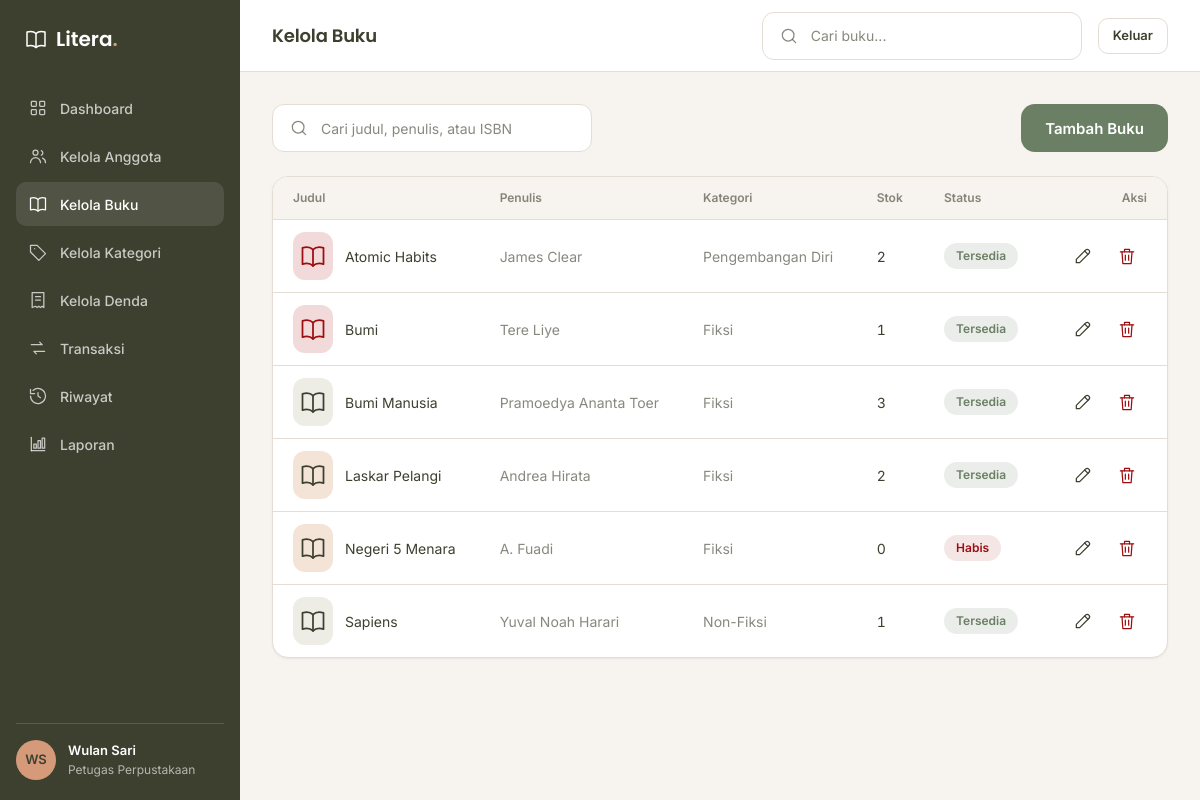
The app's page /admin/buku (signed in) with its own data.
### tables this page shows
CREATE TABLE buku (
    id           INT AUTO_INCREMENT PRIMARY KEY,
    kategori_id  INT NOT NULL,
    judul        VARCHAR(200) NOT NULL,
    penulis      VARCHAR(150) NOT NULL,
    penerbit     VARCHAR(150) NULL,
    tahun_terbit SMALLINT NULL,
    isbn         VARCHAR(30) NULL,
    sinopsis     TEXT NULL,
    cover        VARCHAR(255) NULL,
    stok         INT NOT NULL DEFAULT 0,
    created_at   TIMESTAMP NOT NULL DEFAULT CURRENT_TIMESTAMP,
    CONSTRAINT fk_buku_kategori FOREIGN KEY (kategori_id) REFERENCES kategori (id) ON DELETE RESTRICT,
    INDEX idx_buku_kategori (kategori_id)
);

CREATE TABLE kategori (
    id            INT AUTO_INCREMENT PRIMARY KEY,
    nama_kategori VARCHAR(100) NOT NULL UNIQUE
);

### app/core/Controller.php (called while the page is built, shortened)
<?php
abstract class Controller
{
    protected function view(string $view, array $data = [], string $layout = 'member'): void
    {
        extract($data, EXTR_SKIP);
        require dirname(__DIR__) . '/views/layouts/' . $layout . '.php';
    }
}

### app/controllers/BukuController.php (called while the page is built, shortened)
<?php
final class BukuController extends Controller
{
    public function adminIndex(): void
    {
        $q = trim((string) ($_GET['q'] ?? ''));
        $halaman = $this->halaman();
        $perHalaman = 20;
        $total = Buku::hitung($q, 0);
        $this->view('admin/buku/index', [
            'judul' => 'Kelola Buku',
            'daftar' => Buku::cari($q, 0, $perHalaman, ($halaman - 1) * $perHalaman),
            'q' => $q,
            'paginasi' => paginasi($total, $perHalaman, $halaman, '/admin/buku', ['q' => $q]),
        ], 'admin');
    }
}

### public/index.php (called while the page is built, shortened)
<?php
$method = $_SERVER['REQUEST_METHOD'] ?? 'GET';
$path = (string) ($_GET['r'] ?? parse_url($_SERVER['REQUEST_URI'] ?? '/', PHP_URL_PATH) ?? '/');
$path = rawurldecode($path);
$path = '/' . trim($path, '/');
$router = new Router();
$router->get('/', [HomeController::class, 'index']);
$router->get('/login', [AuthController::class, 'form']);
$router->post('/login', [AuthController::class, 'login']);
$router->post('/logout', [AuthController::class, 'logout']);
$router->get('/beranda', [BerandaController::class, 'index'], 'anggota');
$router->get('/buku', [BukuController::class, 'index'], 'anggota');
$router->get('/buku/{id}', [BukuController::class, 'detail'], 'anggota');
$router->get('/pinjam', [PeminjamanController::class, 'form'], 'anggota');
$router->post('/pinjam', [PeminjamanController::class, 'store'], 'anggota');
$router->get('/pinjam/bukti/{id}', [PeminjamanController::class, 'bukti'], 'anggota');
$router->get('/kembali', [PengembalianController::class, 'index'], 'anggota');
$router->post('/kembali', [PengembalianController::class, 'ajukan'], 'anggota');
$router->get('/riwayat', [RiwayatController::class, 'anggota'], 'anggota');
$router->get('/denda', [DendaController::class, 'saya'], 'anggota');
$router->get('/profil', [ProfilController::class, 'index'], 'anggota');
$router->get('/admin', [DashboardController::class, 'index'], 'petugas');
$router->get('/admin/anggota', [AnggotaController::class, 'index'], 'petugas');
$router->get('/admin/anggota/tambah', [AnggotaController::class, 'create'], 'petugas');
$router->post('/admin/anggota', [AnggotaController::class, 'store'], 'petugas');
$router->get('/admin/anggota/{id}/edit', [AnggotaController::class, 'edit'], 'petugas');
$router->post('/admin/anggota/{id}', [AnggotaController::class, 'update'], 'petugas');
$router->post('/admin/anggota/{id}/hapus', [AnggotaController::class, 'destroy'], 'petugas');
$router->get('/admin/buku', [BukuController::class, 'adminIndex'], 'petugas');
$router->get('/admin/buku/tambah', [BukuController::class, 'create'], 'petugas');
$router->post('/admin/buku', [BukuController::class, 'store'], 'petugas');
$router->get('/admin/buku/{id}/edit', [BukuController::class, 'edit'], 'petugas');
$router->post('/admin/buku/{id}', [BukuController::class, 'update'], 'petugas');
$router->post('/admin/buku/{id}/hapus', [BukuController::class, 'destroy'], 'petugas');
$router->get('/admin/kategori', [KategoriController::class, 'index'], 'petugas');
$router->get('/admin/kategori/tambah', [KategoriController::class, 'create'], 'petugas');
$router->post('/admin/kategori', [KategoriController::class, 'store'], 'petugas');
$router->get('/admin/kategori/{id}/edit', [KategoriController::class, 'edit'], 'petugas');
$router->post('/admin/kategori/{id}', [KategoriController::class, 'update'], 'petugas');
$router->post('/admin/kategori/{id}/hapus', [KategoriController::class, 'destroy'], 'petugas');
$router->get('/admin/denda', [DendaController::class, 'index'], 'petugas');
$router->get('/admin/denda/tambah', [DendaController::class, 'create'], 'petugas');
$router->post('/admin/denda', [DendaController::class, 'store'], 'petugas');
$router->get('/admin/denda/{id}/edit', [DendaController::class, 'edit'], 'petugas');
$router->post('/admin/denda/{id}', [DendaController::class, 'update'], 'petugas');
$router->post('/admin/denda/{id}/hapus', [DendaController::class, 'destroy'], 'petugas');
$router->post('/admin/denda/{id}/lunas', [DendaController::class, 'lunas'], 'petugas');
$router->get('/admin/transaksi', [PeminjamanController::class, 'adminIndex'], 'petugas');
$router->get('/admin/transaksi/tambah', [PeminjamanController::class, 'adminCreate'], 'petugas');
$router->post('/admin/transaksi', [PeminjamanController::class, 'adminStore'], 'petugas');
$router->get('/admin/transaksi/{id}', [PeminjamanController::class, 'adminShow'], 'petugas');
$router->post('/admin/transaksi/{id}/kembali', [PengembalianController::class, 'proses'], 'petugas');
$router->get('/admin/riwayat', [RiwayatController::class, 'admin'], 'petugas');
$router->get('/admin/laporan', [LaporanController::class, 'buatLaporan'], 'petugas');
$router->dispatch($method, $path);

### app/core/Database.php (called while the page is built, shortened)
<?php
final class Database
{
    private static ?PDO $pdo = null;
    public static function pdo(): PDO
    {
        if (self::$pdo === null) {
            $dsn = sprintf('mysql:host=%s;dbname=%s;charset=utf8mb4', DB_HOST, DB_NAME);
            self::$pdo = new PDO($dsn, DB_USER, DB_PASS, [
                PDO::ATTR_ERRMODE => PDO::ERRMODE_EXCEPTION,
                PDO::ATTR_DEFAULT_FETCH_MODE => PDO::FETCH_ASSOC,
                PDO::ATTR_EMULATE_PREPARES => false,
            ]);
        }
        return self::$pdo;
    }
}

### app/models/Buku.php (called while the page is built, shortened)
<?php
final class Buku
{
    public static function cari(string $q, int $kategoriId, int $limit, int $offset): array
    {
        [$where, $params] = self::filter($q, $kategoriId);
        $sql = self::SELECT . ' WHERE ' . implode(' AND ', $where) . ' ORDER BY b.judul LIMIT ' . $limit . ' OFFSET ' . $offset;
        $stmt = Database::pdo()->prepare($sql);
        $stmt->execute($params);
        return $stmt->fetchAll();
    }
    private static function filter(string $q, int $kategoriId): array
    {
        $where = ['1 = 1'];
        $params = [];
        return [$where, $params];
    }
}

### app/views/admin/buku/index.php (the view, shortened to what this page needs)
<div class="toolbar">
    <form class="input" action="<?= e(url('/admin/buku')) ?>" role="search">
        <?= ikon('search') ?>
        <input type="search" name="q" value="<?= e($q) ?>" placeholder="Cari judul, penulis, atau ISBN" aria-label="Cari buku">
    </form>
    <a class="btn btn--primary" href="<?= e(url('/admin/buku/tambah')) ?>">Tambah Buku</a>
</div>
<div class="table-card">
    <div class="table-scroll">
        <table class="tabel">
            <thead>
                <tr>
                    <th>Judul</th>
                    <th>Penulis</th>
                    <th>Kategori</th>
                    <th>Stok</th>
                    <th>Status</th>
                    <th class="kanan">Aksi</th>
                </tr>
            </thead>
            <tbody>
                <?php foreach ($daftar as $b): ?>
                    <tr>
                        <td>
                            <div class="tabel__nama">
                                <?= coverBuku($b, 'cover--sm') ?>
                                <?= e($b['judul']) ?>
                            </div>
                        </td>
                        <td class="redup"><?= e($b['penulis']) ?></td>
                        <td class="redup"><?= e($b['nama_kategori']) ?></td>
                        <td class="angka"><?= (int) $b['stok'] ?></td>
                        <td><?= badge((int) $b['stok'] > 0 ? 'Tersedia' : 'Habis', (int) $b['stok'] > 0 ? 'sukses' : 'bahaya') ?></td>
                        <td>
                            <div class="tabel__aksi">
                                <a class="icon-btn" href="<?= e(url('/admin/buku/' . $b['id'] . '/edit')) ?>" aria-label="Edit <?= e($b['judul']) ?>"><?= ikon('pencil') ?></a>
                                <button class="icon-btn icon-btn--bahaya" type="button"
                                        data-hapus="<?= e($b['judul']) ?>"
                                        data-aksi="<?= e(url('/admin/buku/' . $b['id'] . '/hapus')) ?>"
                                        aria-label="Hapus <?= e($b['judul']) ?>"><?= ikon('trash') ?></button>
                            </div>
                        </td>
                    </tr>
                <?php endforeach; ?>
            </tbody>
        </table>
    </div>
</div>

### app/core/Router.php (shortened to what this page needs)
<?php
final class Router
{
    private array $routes = [];
    private function add(string $method, string $pattern, array $handler, ?string $role): void
    {
        $this->routes[] = compact('method', 'pattern', 'handler', 'role');
    }
    public function dispatch(string $method, string $path): void
    {
        foreach ($this->routes as $route) {
            if ($route['method'] !== $method) {
                continue;
            }
            $regex = '#^' . str_replace(['/', '{id}'], ['\/', '([0-9]+)'], $route['pattern']) . '$#';
            if (!preg_match($regex, $path, $cocok)) {
                continue;
            }
            [$kelas, $aksi] = $route['handler'];
            $params = array_map('intval', array_slice($cocok, 1));
            (new $kelas())->{$aksi}(...$params);
            return;
        }
        exit('Halaman tidak ditemukan.');
    }
}

### app/core/helpers.php (shortened to what this page needs)
<?php
function e($nilai): string
{
    return htmlspecialchars((string) $nilai, ENT_QUOTES, 'UTF-8');
}
function url(string $path = ''): string
{
    return BASE_URL . '/' . ltrim($path, '/');
}
function badge(string $teks, string $jenis = 'netral'): string
{
    return '<span class="badge badge--' . e($jenis) . '">' . e($teks) . '</span>';
}
function coverBuku(array $b, string $kelas = ''): string
{
    $warna = ['sage', 'warm', 'rose-tua'][((int) ($b['id'] ?? 0)) % 3];
    return '<div class="cover cover--' . $warna . ' ' . e($kelas) . '">' . ikon('book-open', 28) . '</div>';
}
function ikon(string $nama, int $ukuran = 20): string
{
    $path = $paths[$nama] ?? '';
    return '<svg class="ikon" width="' . $ukuran . '" height="' . $ukuran . '" viewBox="0 0 24 24" fill="none" stroke="currentColor" stroke-width="1.5" stroke-linecap="round" stroke-linejoin="round" aria-hidden="true">' . $path . '</svg>';
}
function logo(string $href = '#', bool $inverse = false): string
{
    $kelas = 'logo' . ($inverse ? ' logo--inverse' : '');
    $ikon = '<svg class="logo__ikon" width="24" height="24" viewBox="0 0 24 24" fill="none" stroke="currentColor" stroke-width="1.5" stroke-linecap="round" stroke-linejoin="round" aria-hidden="true"><path d="M12 6.5C10 4.5 6.5 4 3 5v14c3.5-1 7-.5 9 1.5 2-2 5.5-2.5 9-1.5V5c-3.5-1-7-.5-9 1.5Z"/><path d="M12 6.5v14"/></svg>';
    return '<a class="' . $kelas . '" href="' . e($href) . '">' . $ikon
        . '<span class="logo__teks">Litera<span class="logo__titik">.</span></span></a>';
}

### public/assets/css/tokens.css (style rules this page uses)
:root { --kelp: #3D402F; --willow: #6B7F64; --whiskey: #D59A7A; --tamarillo: #9C0D0F; --bg: #F7F3EE; --card: #FFFFFF; --sunken: rgba(61, 64, 47, 0.04); --border: #E4DDD3; --ink: #3D402F; --ink-2: rgba(61, 64, 47, 0.62); --ink-inv: #FFFFFF; --tint-success: rgba(107, 127, 100, 0.14); --tint-warning: rgba(213, 154, 122, 0.20); --tint-danger: rgba(156, 13, 15, 0.10); --tint-neutral: rgba(61, 64, 47, 0.08); --radius-kecil: 8px; --radius-input: 12px; --radius-tombol: 14px; --radius-kartu: 16px; --radius-pil: 999px; --bayang-halus: 0 1px 2px 0 rgba(61, 64, 47, 0.08); --bayang-angkat: 0 12px 32px 0 rgba(61, 64, 47, 0.10); --jarak-1: 4px; --jarak-2: 8px; --jarak-3: 12px; --jarak-4: 16px; --jarak-5: 24px; --jarak-6: 32px; --font-judul: 'Poppins', system-ui, -apple-system, 'Segoe UI', sans-serif; --font-teks: 'Inter', system-ui, -apple-system, 'Segoe UI', sans-serif; }

### records on screen
buku: $ukuran 28 (drawn), judul "Atomic Habits", penulis "James Clear", kategori.nama_kategori "Pengembangan Diri", stok "2", teks "Tersedia"
buku: $ukuran 28 (drawn), judul "Bumi", penulis "Tere Liye", kategori.nama_kategori "Fiksi", stok "1", teks "Tersedia"
buku: $ukuran 28 (drawn), judul "Bumi Manusia", penulis "Pramoedya Ananta Toer", kategori.nama_kategori "Fiksi", stok "3", teks "Tersedia"
buku: $ukuran 28 (drawn), judul "Laskar Pelangi", penulis "Andrea Hirata", kategori.nama_kategori "Fiksi", stok "2", teks "Tersedia"
buku: $ukuran 28 (drawn), judul "Negeri 5 Menara", penulis "A. Fuadi", kategori.nama_kategori "Fiksi", stok "0", teks "Habis"
buku: $ukuran 28 (drawn), judul "Sapiens", penulis "Yuval Noah Harari", kategori.nama_kategori "Non-Fiksi", stok "1", teks "Tersedia"

### other values on screen
$label "Dashboard"
$label "Kelola Anggota"
$label "Kelola Buku"
$label "Kelola Kategori"
$label "Kelola Denda"
$label "Transaksi"
$label "Riwayat"
$label "Laporan"
